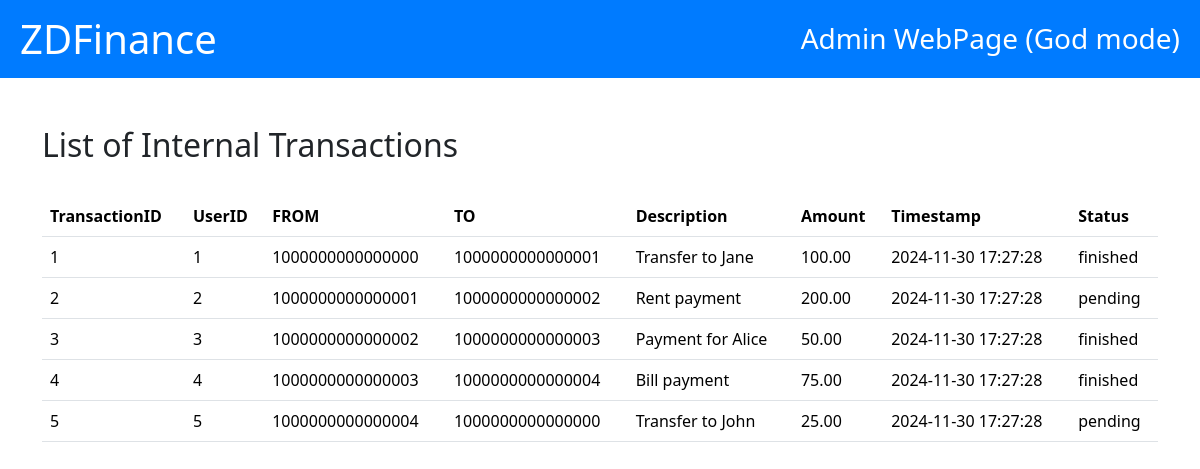
/admin/read_transactions_int.php, run on the app's committed database.
### tables this page shows
CREATE TABLE Internal_Transactions (
	TransactionID BIGINT UNSIGNED NOT NULL AUTO_INCREMENT PRIMARY KEY,
    UserID INT NOT NULL,
    From_IBAN BIGINT UNSIGNED NOT NULL,
    To_IBAN BIGINT UNSIGNED NOT NULL CHECK (From_IBAN <> To_IBAN),
    Description VARCHAR(256),
    Amount DECIMAL(10, 2) NOT NULL CHECK (Amount >= 10),
    Timestamp TIMESTAMP DEFAULT CURRENT_TIMESTAMP,
    Status ENUM('pending', 'finished') NOT NULL,
    FOREIGN KEY (UserID) REFERENCES Users(UserID),
    FOREIGN KEY (From_IBAN) REFERENCES Accounts(IBAN),
    FOREIGN KEY (To_IBAN) REFERENCES Accounts(IBAN)
);

### admin/read_transactions_int.php (the view, shortened to what this page needs)
<!DOCTYPE html>
<html lang="en">
<head>
    <link href="https://cdn.jsdelivr.net/npm/bootstrap@5.3.3/dist/css/bootstrap.min.css" rel="stylesheet">
</head>
<body>
    <div class="header">
        <h1><a href="index.html">ZDFinance</a></h1>
        <h3>Admin WebPage (God mode)</h3>
    </div>
    <div class="container my-5">
        <h2>
            List of Internal Transactions
        </h2>
        <br>
        <table class="table">
            <thead>
                <tr>
                    <th>TransactionID</th>
                    <th>UserID</th>
                    <th>FROM</th>
                    <th>TO</th>
                    <th>Description</th>
                    <th>Amount</th>
                    <th>Timestamp</th>
                    <th>Status</th>
                </tr>
            </thead>
            <tbody>
                <?php
                $servername = "localhost";
                $username = "root";
                $password = "";
                $database = "pos_db";
                $connection = new mysqli($servername, $username, $password, $database);
                $sql = "SELECT * FROM Internal_Transactions";
                $result = $connection->query($sql);
                while ($row = $result->fetch_assoc()) {
                    echo "
                    <tr>
                        <td>$row[TransactionID]</td>
                        <td>$row[UserID]</td>
                        <td>$row[From_IBAN]</td>
                        <td>$row[To_IBAN]</td>
                        <td>$row[Description]</td>
                        <td>$row[Amount]</td>
                        <td>$row[Timestamp]</td>
                        <td>$row[Status]</td>
                    </tr>
                    ";
                }
                ?>
            </tbody>
        </table>
    </div>
</body>
</html>

### admin/read_transactions_int.php (style rules this page uses)
.header { background-color: #007bff; color: white; padding: 15px 20px; display: flex; align-items: center; justify-content: space-between; }
.header h1, .header h3 { margin: 0; }
.header h1 a { color: white; text-decoration: none; }

### data on the page
internal_transactions: TransactionID "1", UserID "1", From_IBAN "1000000000000000", To_IBAN "1000000000000001", Description "Transfer to Jane", Amount "100.00", Timestamp "2024-11-30 17:27:28", Status "finished"
internal_transactions: TransactionID "2", UserID "2", From_IBAN "1000000000000001", To_IBAN "1000000000000002", Description "Rent payment", Amount "200.00", Timestamp "2024-11-30 17:27:28", Status "pending"
internal_transactions: TransactionID "3", UserID "3", From_IBAN "1000000000000002", To_IBAN "1000000000000003", Description "Payment for Alice", Amount "50.00", Timestamp "2024-11-30 17:27:28", Status "finished"
internal_transactions: TransactionID "4", UserID "4", From_IBAN "1000000000000003", To_IBAN "1000000000000004", Description "Bill payment", Amount "75.00", Timestamp "2024-11-30 17:27:28", Status "finished"
internal_transactions: TransactionID "5", UserID "5", From_IBAN "1000000000000004", To_IBAN "1000000000000000", Description "Transfer to John", Amount "25.00", Timestamp "2024-11-30 17:27:28", Status "pending"
